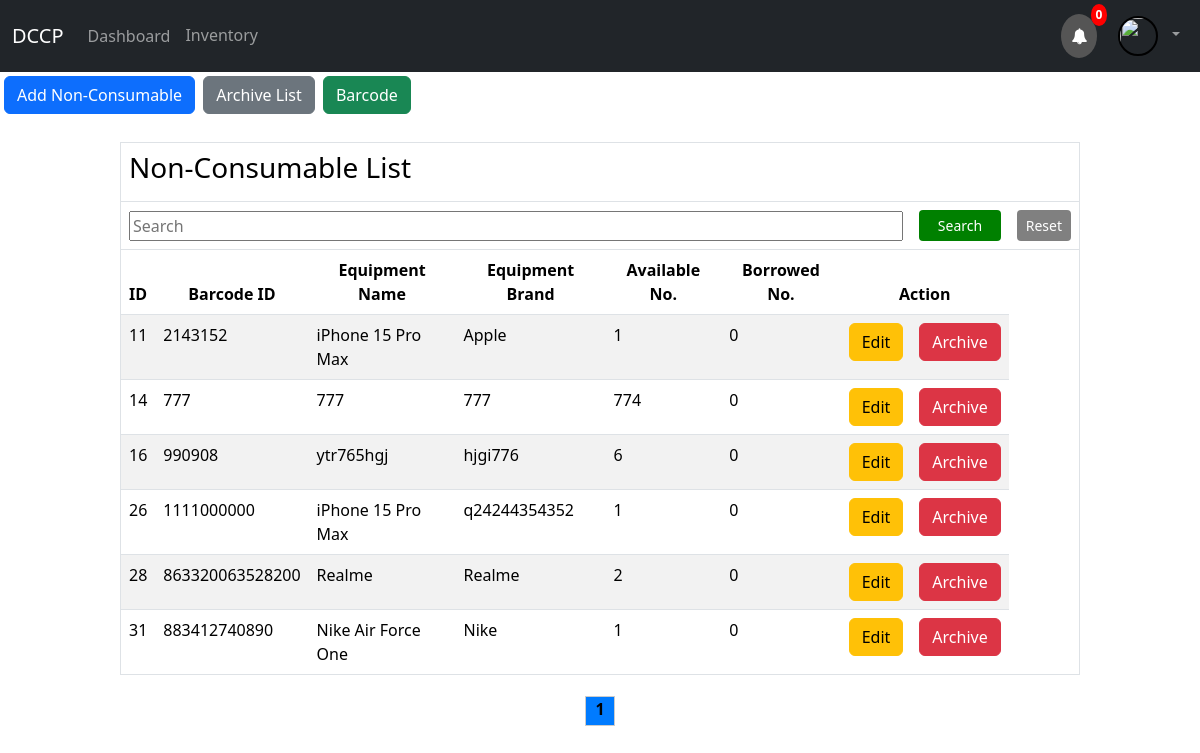
/non_consumable.php, run on an earlier commit of the app's database.
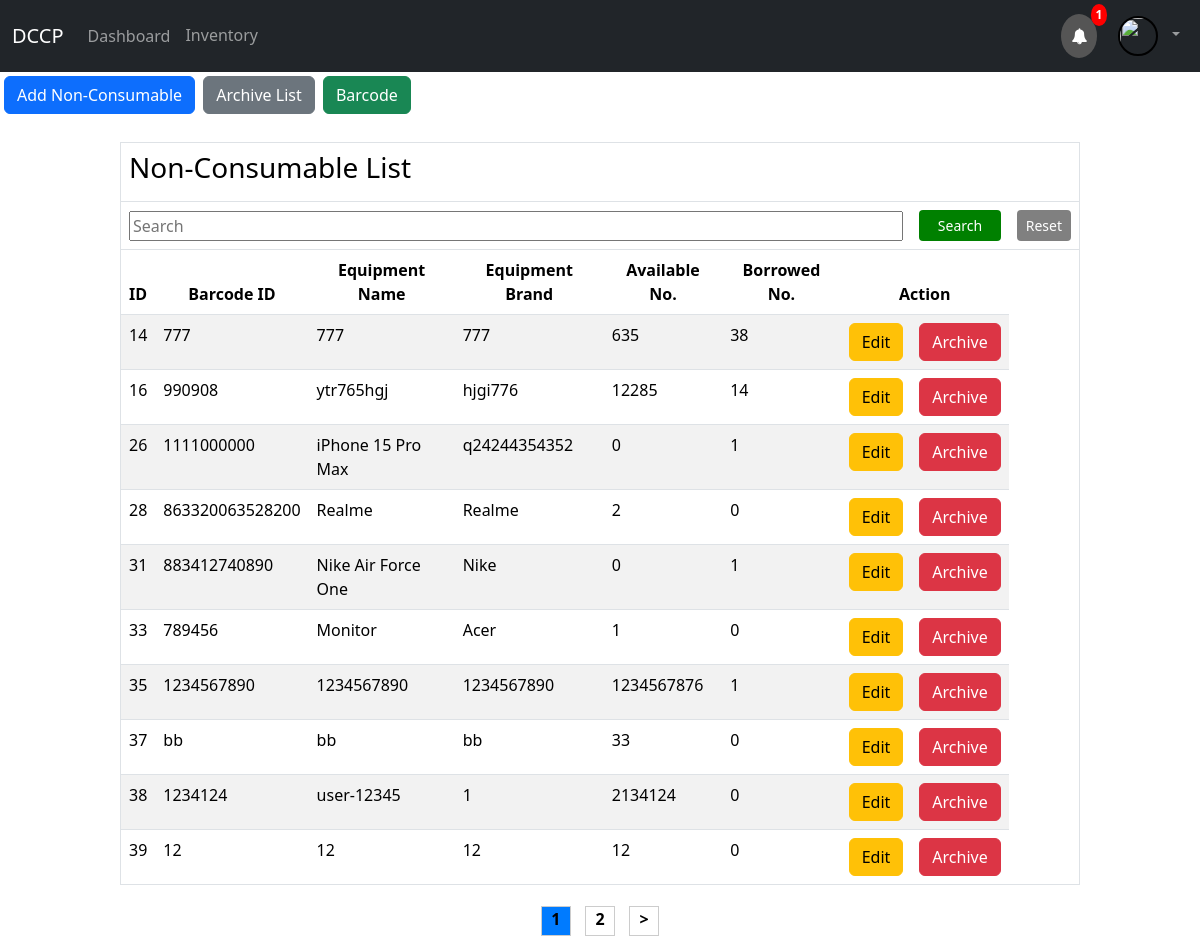
And on a later commit of the database.
### tables this page shows
CREATE TABLE `inventory` (
  `id` int(11) NOT NULL,
  `item_code` char(100) NOT NULL,
  `equipment_name` char(100) NOT NULL,
  `equipment_brand` char(100) NOT NULL,
  `equipment_model` char(100) NOT NULL,
  `quantity` int(11) NOT NULL,
  `item_type` text NOT NULL,
  `img` varchar(255) NOT NULL,
  `Locate` text NOT NULL
);

### non_consumable.php (the view, shortened to what the changed rows need)
<?php
include_once("config.php");
$name = $_SESSION['username'];
$searchTerm = "";
$page = isset($_GET['page']) ? $_GET['page'] : 1;
$limit = 10;
$start = ($page - 1) * $limit;
if (isset($_POST['search_barcode'])) {
    $searchTerm = mysqli_real_escape_string($mysqli, $_POST['barcode_search']);
    $query = "SELECT inventory.*, COALESCE(SUM(borrowed_item.borrowed_amount), 0) AS total_borrowed_amount
              FROM inventory
              LEFT JOIN (SELECT item_code, SUM(borrowed_amount) AS borrowed_amount FROM borrowed_item GROUP BY item_code) AS borrowed_item
              ON inventory.id = borrowed_item.item_code
              WHERE (inventory.item_code LIKE '%$searchTerm%')
              AND inventory.item_type = 'non-consumable'
              GROUP BY inventory.id
              LIMIT $start, $limit";
    $rs = mysqli_query($mysqli, $query);
} else {
if(isset($_POST['search_btn'])) {
    $searchTerm = mysqli_real_escape_string($mysqli, $_POST['search']);
    $query = "SELECT inventory.*, COALESCE(SUM(borrowed_item.borrowed_amount), 0) AS total_borrowed_amount
              FROM inventory
              LEFT JOIN (SELECT item_code, SUM(borrowed_amount) AS borrowed_amount FROM borrowed_item GROUP BY item_code) AS borrowed_item
              ON inventory.id = borrowed_item.item_code
              WHERE (inventory.id LIKE '%$searchTerm%' OR inventory.item_code LIKE '%$searchTerm%' OR inventory.equipment_name LIKE '%$searchTerm%' OR inventory.equipment_brand LIKE '%$searchTerm%' OR inventory.quantity LIKE '%$searchTerm%')
              AND inventory.item_type = 'non-consumable'
              GROUP BY inventory.id
              LIMIT $start, $limit";
    $rs = mysqli_query($mysqli, $query);
} else {
    $rs = mysqli_query($mysqli, "SELECT inventory.*, COALESCE(SUM(borrowed_amount), 0) AS total_borrowed_amount
                                  FROM inventory
                                  LEFT JOIN borrowed_item ON inventory.id = borrowed_item.item_code
                                  WHERE inventory.item_type = 'non-consumable'
                                  GROUP BY inventory.id
                                  LIMIT $start, $limit");
}
}
$total_pages = ceil(mysqli_num_rows(mysqli_query($mysqli, "SELECT * FROM inventory WHERE item_type = 'non-consumable'")) / $limit);
?>
<!DOCTYPE html>
<html>
<head>
</head>
<body>
    <link href="https://cdn.jsdelivr.net/npm/bootstrap@5.3.2/dist/css/bootstrap.min.css" rel="stylesheet">
    <?php include 'navigation_supply_user.php'; ?>
    <br>
    <table class="table table-striped" border="1px" align="center" style="width: 80%">
        <thead>
            <tr>
                <td colspan="9">
                    <h3>Non-Consumable List</h3>
                </td>
            </tr>
            <form method="POST" class="row g-3 align-items-center">
                <tr>
                    <th colspan="7">
                        <input align='center' type="text" style="width: 100%;" name="search" placeholder="Search" value="<?php echo $searchTerm; ?>" >
                    </th>
                    <th>
                        <input class='btn btn-sm'  type="submit" value="Search" name="search_btn" style="width: 100%; height: 100%; background-color: green; color: white;">
                    </th>
                    <th>
                        <input class='btn btn-sm'  type="submit" value="Reset" name="search_reset" style="width: 100%; height: 100%; background-color: gray; color: white;">
                    </th>
                </tr>
                <tr align="center">
                    <th><b>ID</b></th>
                    <th><b>Barcode ID</b></th>
                    <th><b>Equipment Name</b></th>
                    <th><b>Equipment Brand</b></th>
                    <th><b>Available No.</b></th>
                    <th><b>Borrowed No.</b></th>
                    <th colspan="2"><b>Action</b></th>
                </tr>
            </form>
        </thead>
        <tbody>
            <?php
            if ($rs) {
                while ($res = mysqli_fetch_array($rs)) {
                    echo "<tr>";
                    echo "<td>" . $res['id'] . "</td>";
                    echo "<td>" . $res['item_code'] . "</td>";
                    echo "<td>" . $res['equipment_name'] . "</td>";
                    echo "<td>" . $res['equipment_brand'] . "</td>";
                    echo "<td>" . $res['quantity'] . "</td>";
                    echo "<td>" . $res['total_borrowed_amount'] . "</td>";
                    echo "<td><a class='btn btn-warning' href='edit.php?id={$res['id']}'>Edit</a></td>";
                    echo "<td><a class='btn btn-danger' href='#' onclick='archiveItemConfirmation({$res['id']});'>Archive</a></td>";
                    echo "</tr>";
                }
            } else {
                echo "Error fetching inventory data: " . mysqli_error($mysqli);
            }
            ?>
        </tbody>
    </table>
<div style="text-align: center;">
    <?php for ($i = 1; $i <= $total_pages; $i++) { ?>
        <div style="display: inline-block; width: 30px; height: 30px; border: 1px solid #ccc; margin: 5px; <?php if ($i == $page) echo 'background-color: #007bff;'; ?>">
            <a href="?page=<?php echo $i; ?>" style="text-decoration: none; color: black; font-weight: bold;"><?php echo $i; ?></a>
        </div>
    <?php } ?>
    <?php if ($page < $total_pages && $total_pages > 1): ?>
        <div style="display: inline-block; width: 30px; height: 30px; border: 1px solid #ccc; margin: 5px;">
            <a href="?page=<?php echo ($page + 1); ?>" style="text-decoration: none; color: black; font-weight: bold;">&gt;</a>
        </div>
    <?php endif; ?>
</div>
</body>
</html>

### navigation_supply_user.php (shortened to what the changed rows need)
<?php
$query_today = "SELECT * FROM borrowed_item WHERE item_type != 'consumable' AND DATE(request_date) = CURDATE() AND borrower = '$name'";
$res_today = mysqli_query($mysqli, $query_today);
$num_due_today = mysqli_num_rows($res_today);
$query_passed = "SELECT * FROM borrowed_item WHERE item_type != 'consumable' AND DATE(request_date) < CURDATE() AND borrower = '$name'";
$res_passed = mysqli_query($mysqli, $query_passed);
$num_due_passed = mysqli_num_rows($res_passed);
$query_tomorrow = "SELECT * FROM borrowed_item WHERE item_type != 'consumable' AND DATE(request_date) = DATE(DATE_ADD(CURDATE(), INTERVAL 1 DAY)) AND borrower = '$name'";
$res_tomorrow = mysqli_query($mysqli, $query_tomorrow);
$num_due_tomorrow = mysqli_num_rows($res_tomorrow);
$acce = mysqli_query($mysqli, "SELECT * FROM accept WHERE user = '$name'");
$num_acce = mysqli_num_rows($acce);
$alerto = $num_due_today + $num_due_passed + $num_due_tomorrow + $num_acce;
?>
<link rel="stylesheet" href="https://cdnjs.cloudflare.com/ajax/libs/font-awesome/4.7.0/css/font-awesome.min.css">
<nav class="navbar navbar-expand-sm bg-dark navbar-dark">
		<div class="container-fluid">
			<div class="collapse navbar-collapse" id="collapsibleNavbar">
				<div class="collapse navbar-collapse justify-content-end" id="navbarCollapse">
                <a href="notify_supply_officer.php" class="notification" >
                    <span><i class="fa fa-bell"></i></span>
<?php
                            echo "<span class='badge'>" . $alerto . "</span>";
?>
                </a>
				</div>
			</div>
		</div>
	</nav>

What changed in the data, as far as the page shows it:
no longer on this page (row edited): inventory: id "11", item_code "2143152", equipment_name "iPhone 15 Pro Max", equipment_brand "Apple", quantity "1", total_borrowed_amount "0"
changed inventory id 14: quantity "774" → "635"; total_borrowed_amount "0" → "38"
changed inventory "ytr765hgj": quantity "6" → "12285"; total_borrowed_amount "0" → "14"
changed inventory "iPhone 15 Pro Max": quantity "1" → "0"; total_borrowed_amount "0" → "1"
changed inventory "Nike Air Force One": quantity "1" → "0"; total_borrowed_amount "0" → "1"
added inventory: id "33", item_code "789456", equipment_name "Monitor", equipment_brand "Acer", quantity "1", total_borrowed_amount "0"
added inventory: id "35", item_code "1234567890", equipment_name "1234567890", equipment_brand "1234567890", quantity "1234567876", total_borrowed_amount "1"
added inventory: id "37", item_code "bb", equipment_name "bb", equipment_brand "bb", quantity "33", total_borrowed_amount "0"
added inventory: id "38", item_code "1234124", equipment_name "user-12345", equipment_brand "1", quantity "2134124", total_borrowed_amount "0"
added inventory: id "39", item_code "12", equipment_name "12", equipment_brand "12", quantity "12", total_borrowed_amount "0"
Also different on the page:
$alerto: "0" → "1"
new list line: "2"
